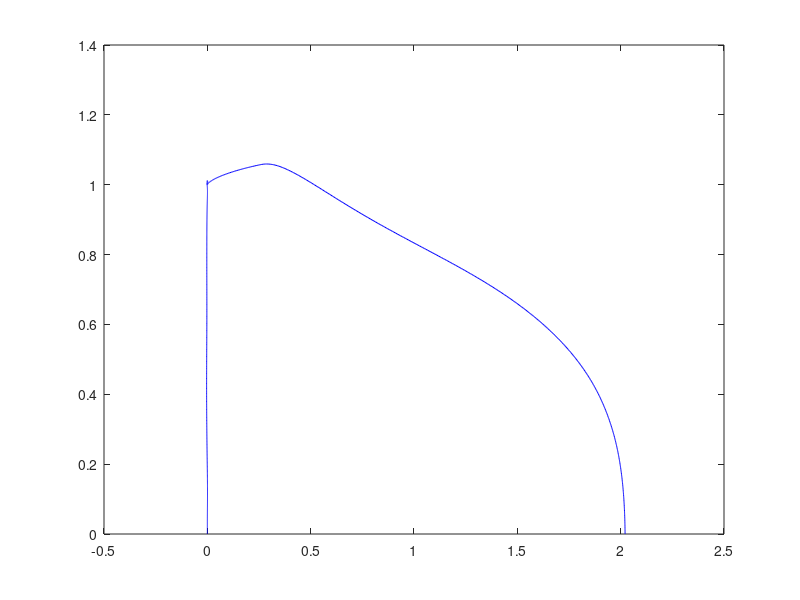

Here is the MATLAB script that generated this plot: (Note: this script raises an error after producing the figure.)
%% Landing Analysis
% The following data was obtained by calculating the optimal inputs for the
% control objective, and publishing all the inputs through a feedforward
% method.

load('Landing_MPC_posx.mat')
load('Landing_MPC_posz.mat')
load('Landing_MPC_time.mat')
MPCposx = posx;
MPCposz = posz;
MPCtime = time;
load('Landing_Rates_posx.mat')
load('Landing_Rates_posz.mat')
load('Landing_Rates_posz.mat')

figure('Name', 'Landing Analysis')
% subplot(2,1,1)
plot(MPCposx, MPCposz,'b')
hold on
plot(posx, posz,'b--')
legend('MPC','PD')
xlabel('X Position (m)')
ylabel('Z Position (m)')
title('Landing')

% subplot(2,1,2)
% plot(posx, posz)
% xlabel('X Position (m)')
% ylabel('Z Position (m)')
% title('Rates Controller')

ref1 = [2;0];
Q1 = 0.1*diag([20 16]);
Ucost = 0;
Upose = [MPCposx;MPCposz];
Ccost = 0;
pose = [posx;posz];

%% Unconstrained Cost
for i = 2869:3304
    Ucost = Ucost + (ref1-Upose(i))'*Q1*(ref1-Upose(i));
end

%% Constrained Cost
for i = 2408:2805
    Ccost = Ccost + (ref1-pose(i))'*Q1*(ref1-pose(i));
end

disp(Ucost)
disp(Ccost)

time1 = MPCtime(3304)-MPCtime(2869)
time2 = time(2805)-time(2408)